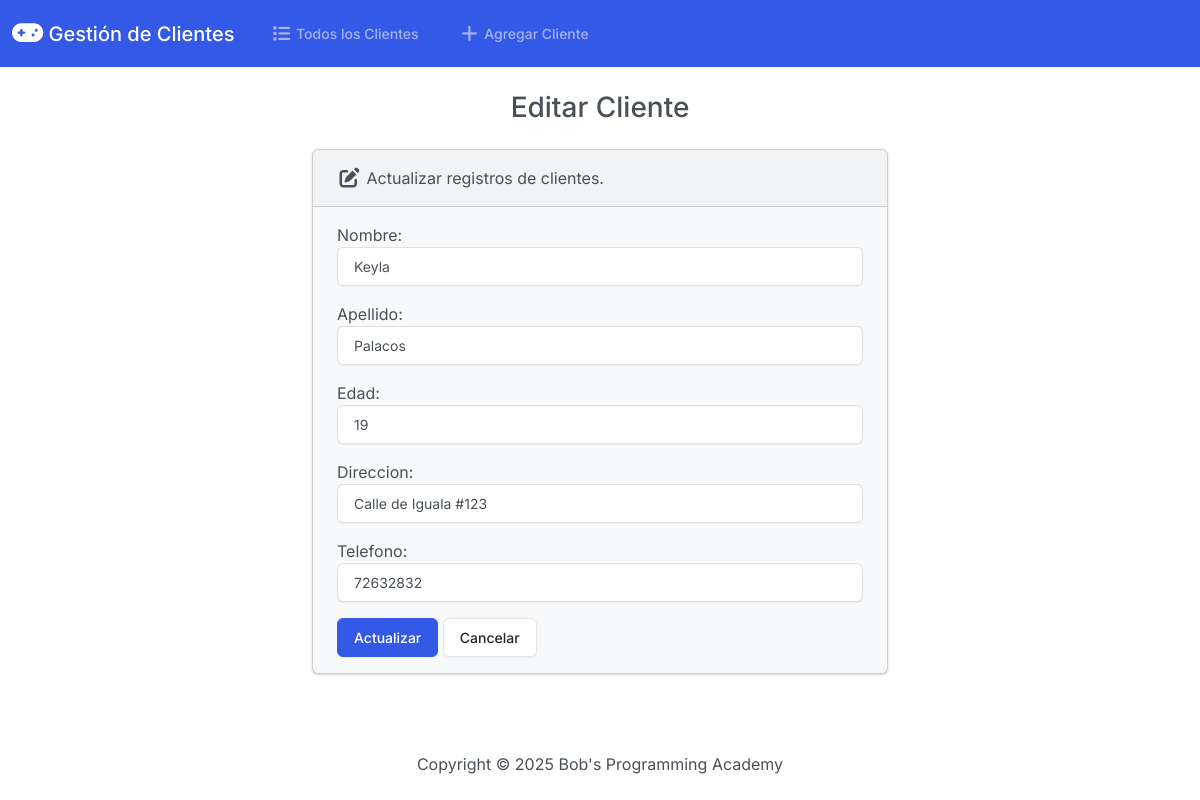
Page /edit/1/ on the committed database.
### app_clientes/models.py (models this page shows, shortened)
class Cliente(models.Model):
    nombre = models.CharField(max_length=50)
    apellido = models.CharField(max_length=50)
    edad = models.IntegerField()
    direccion = models.CharField(max_length=100)
    telefono = models.CharField(max_length=15)

### app_clientes/views.py (the view)
# urls.py: path('edit/<int:id>/', views.edit, name='edit'),
def edit(request, id):
    cliente = Cliente.objects.get(pk=id)
    if request.method == 'POST':
        form = ClienteForm(request.POST, instance=cliente)
        if form.is_valid():
            form.save()
            form = ClienteForm(instance=cliente)
            success = True
        else:
            success = False
    else:
        form = ClienteForm(instance=cliente)
        success = False
    return render(request, 'app_clientes/edit.html', {
        'form': form,
        'success': success
    })

### app_clientes/forms.py
class ClienteForm(forms.ModelForm):
    class Meta:
        model = Cliente
        fields = ['nombre', 'apellido', 'edad', 'direccion', 'telefono']
        labels = {
            'nombre': 'Nombre',
            'apellido': 'Apellido',
            'edad': 'Edad',
            'direccion': 'Direccion',
            'telefono': 'Telefono'
        }
        widgets = {
            'nombre': forms.TextInput(attrs={'class': 'form-control'}),
            'apellido': forms.TextInput(attrs={'class': 'form-control'}),
            'edad': forms.NumberInput(attrs={'class': 'form-control'}),
            'direccion': forms.TextInput(attrs={'class': 'form-control'}),
            'telefono': forms.NumberInput(attrs={'class': 'form-control'}),
        }

### app_clientes/templates/app_clientes/edit.html (shortened to what this page needs)
{% extends "app_clientes/base.html" %}
{% block body %}
    <h3 class="text-center m-4">Editar Cliente</h3>
    {% if success %}
        <div class="alert alert-success" role="alert">
            Cliente editado exitosamente.
            <a href="{% url 'index' %}" class="alert-link">Ir a la página de inicio</a>
        </div>
    {% else %}
        <div class="row justify-content-center">
            <div class="col-6">
                <div class="card bg-light mb-3">
                    <div class="card-header">
                        <i class="fa-solid fa-pen-to-square fa-lg"></i> Actualizar registros de clientes.
                    </div>
                    <div class="card-body">
                        <form action="" method="POST">
                            {{ form.as_p }}
                            <button type="submit" class="btn btn-primary">Actualizar</button>
                            <a href="{% url 'index' %}" class="btn btn-secondary">Cancelar</a>
                        </form>
                    </div>
                </div>
            </div>
        </div>
    {% endif %}
{% endblock %}

### rows in the picture
Cliente: nombre "Keyla", apellido "Palacos", edad "19", direccion "Calle de Iguala #123", telefono "72632832"
